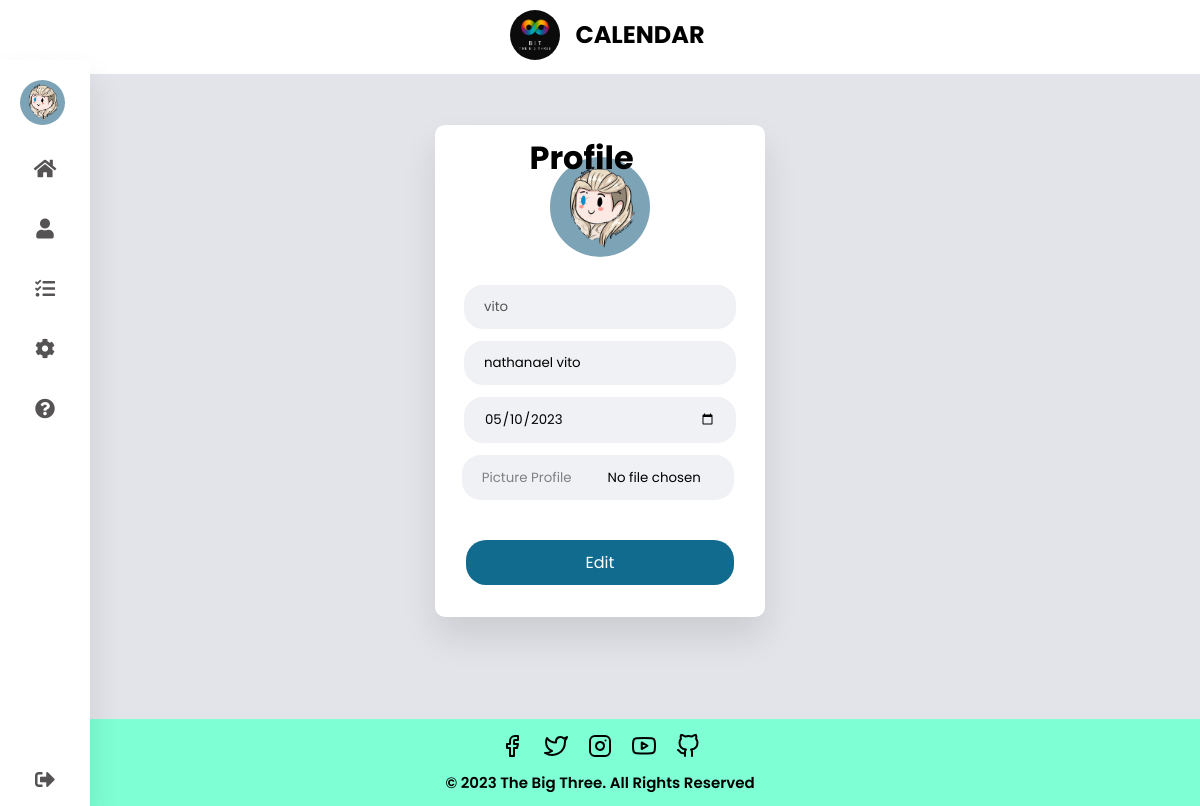
Before: /index.php?page=profile (signed in) with the older database file.
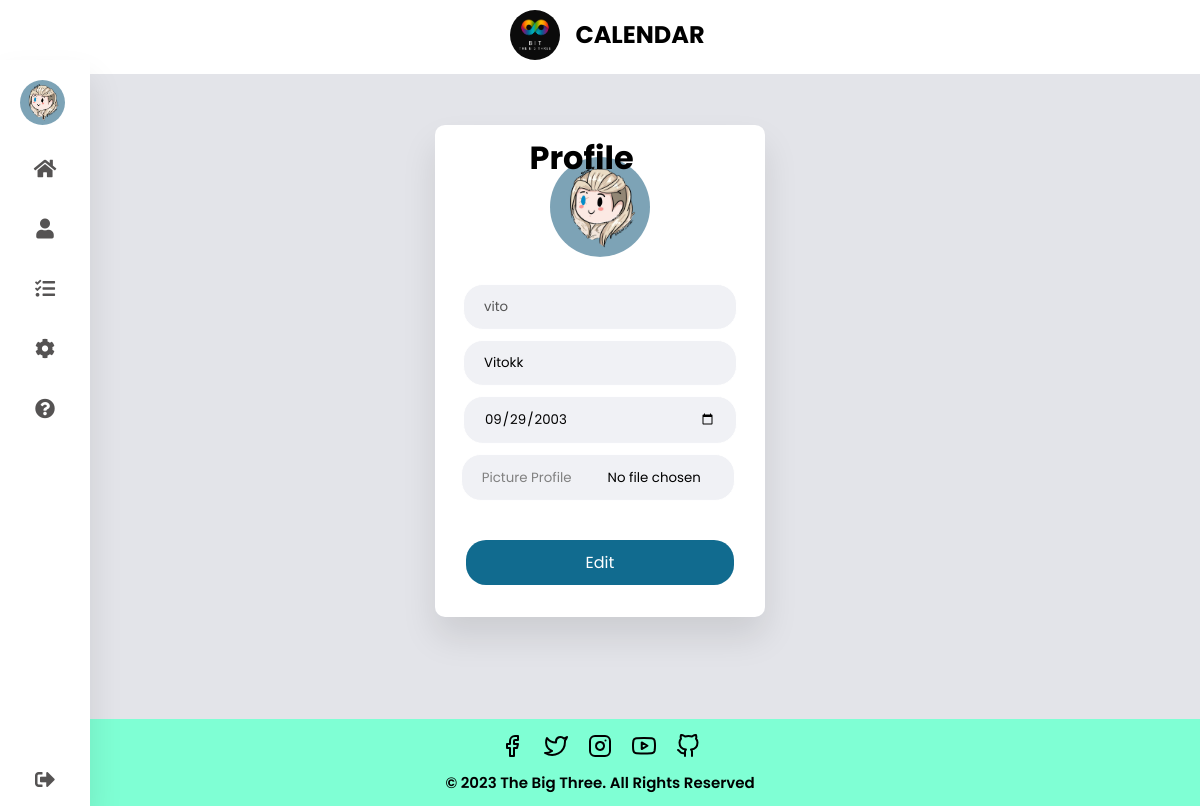
After: the same page with the newer database file.
### tables this page shows
CREATE TABLE `user` (
  `username` varchar(100) NOT NULL,
  `password` varchar(257) NOT NULL,
  `nama` varchar(100) NOT NULL,
  `tanggal_lahir` date NOT NULL,
  `gambar_profile` text NOT NULL
);

### profile.php (the view, shortened to what this page needs)
<?php
include "koneksi.php";
$sql = mysqli_query($conn,"SELECT * FROM user WHERE username = '$username'");
$data = mysqli_fetch_assoc($sql);
?>
<head>
    <link rel="stylesheet" href="css/profile.css">
</head>
  <h1>Profile</h1>
    <div class="box">
      <img src="<?php echo $data["gambar_profile"]; ?>" alt="Profile Picture" class="Profile-pic">
      <form
        action="crud.php?aksi=update_profile"
        method="POST"
        enctype="multipart/form-data"
      >
        <input type="text" placeholder="Username" value="<?php echo $data["username"]; ?>" disabled/>
        <input type="text" placeholder="Name" name="nama" value="<?php echo $data["nama"]; ?>"/>
        <input type="date" placeholder="Date Birth" name="tanggal_lahir" value="<?php echo $data["tanggal_lahir"]; ?>"/>
        <input
          class="customFileInput"
          type="file"
          placeholder="Profile Picture"
          accept="image/*"
          name="upload"
          onchange="loadFile(event)"
        />
        <button type="submit">Edit</button>
      </form>
    </div>
    </div>

Changed rows visible on the page:
changed user "vito": nama "nathanael vito" → "Vitokk"; tanggal_lahir "05/10/2023" → "09/29/2003"
